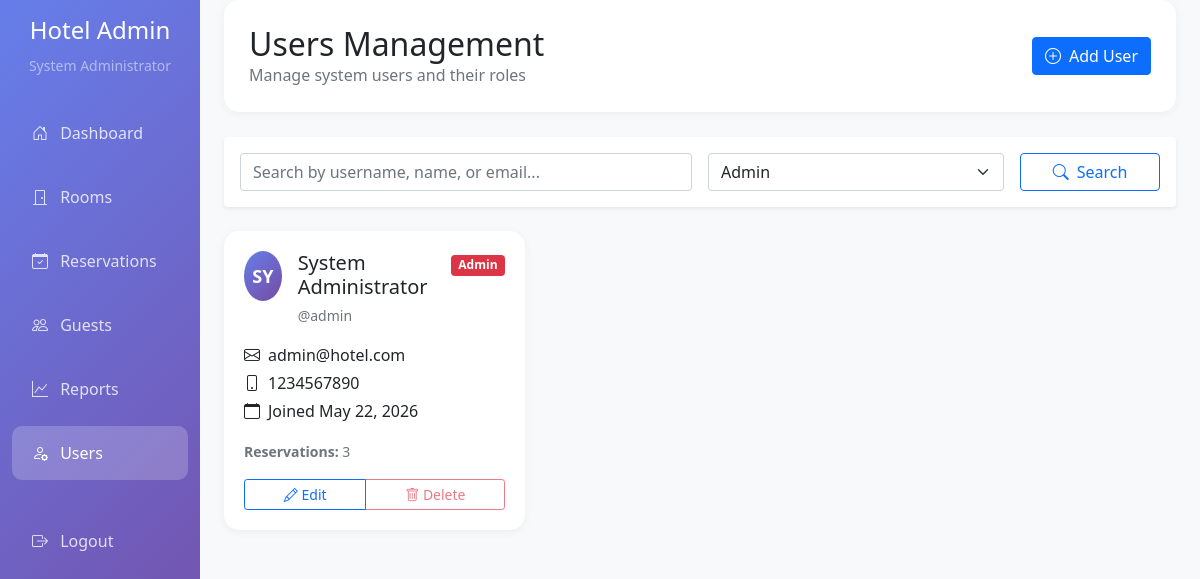
Screenshot of /admin/users.php?filter_role=admin (signed in) with the database file from the repository.
### tables this page shows
CREATE TABLE `users` (
  `user_id` int(11) NOT NULL,
  `username` varchar(50) NOT NULL,
  `password` varchar(255) NOT NULL,
  `full_name` varchar(100) NOT NULL,
  `email` varchar(100) NOT NULL,
  `phone` varchar(20) DEFAULT NULL,
  `role` enum('admin','user') NOT NULL DEFAULT 'user',
  `created_at` timestamp NOT NULL DEFAULT current_timestamp()
);

### config/database.php (called while the page is built, shortened)
<?php
class Database {
    private $host = "localhost";
    private $username = "root";
    private $password = "";
    private $database = "hotel_reservation";
    private $connection;
    public function __construct() {
        $this->connection = $this->getConnection();
    }
    private function getConnection() {
        try {
            $conn = new mysqli($this->host, $this->username, $this->password, $this->database);
            $conn->set_charset("utf8");
            return $conn;
        } catch (Exception $e) {
            die("Database connection error: " . $e->getMessage());
        }
    }
    public function query($sql) {
        $result = $this->connection->query($sql);
        return $result;
    }
}
?>

### admin/users.php (the view, shortened to what this page needs)
<?php
require_once __DIR__ . '/../config/database.php';
$db = new Database();
$search = $_GET['search'] ?? '';
$filter_role = $_GET['filter_role'] ?? '';
$sql = "SELECT u.*,
               COUNT(r.reservation_id) as reservation_count
        FROM users u
        LEFT JOIN reservations r ON u.user_id = r.created_by";
if ($filter_role) {
    $sql .= ($search ? " AND" : " WHERE") . " u.role = '$filter_role'";
}
$sql .= " GROUP BY u.user_id ORDER BY u.created_at DESC";
$usersResult = $db->query($sql);
?>
<!DOCTYPE html>
<html lang="en">
<head>
    <link href="https://cdn.jsdelivr.net/npm/bootstrap@5.1.3/dist/css/bootstrap.min.css" rel="stylesheet">
    <link rel="stylesheet" href="../node_modules/bootstrap-icons/font/bootstrap-icons.css">
</head>
<body>
    <div class="container-fluid">
        <div class="row">
            <nav class="col-md-3 col-lg-2 d-md-block sidebar collapse">
                <div class="position-sticky pt-3">
                    <div class="text-center mb-4">
                        <h4 class="text-white">Hotel Admin</h4>
                        <small class="text-white-50"><?php echo $_SESSION['full_name']; ?></small>
                    </div>
                    <ul class="nav flex-column">
                        <li class="nav-item">
                            <a class="nav-link" href="dashboard.php">
                                <i class="bi bi-house-door me-2"></i> Dashboard
                            </a>
                        </li>
                        <li class="nav-item">
                            <a class="nav-link" href="rooms.php">
                                <i class="bi bi-door-closed me-2"></i> Rooms
                            </a>
                        </li>
                        <li class="nav-item">
                            <a class="nav-link" href="reservations.php">
                                <i class="bi bi-calendar-check me-2"></i> Reservations
                            </a>
                        </li>
                        <li class="nav-item">
                            <a class="nav-link" href="guests.php">
                                <i class="bi bi-people me-2"></i> Guests
                            </a>
                        </li>
                        <li class="nav-item">
                            <a class="nav-link" href="reports.php">
                                <i class="bi bi-graph-up me-2"></i> Reports
                            </a>
                        </li>
                        <li class="nav-item">
                            <a class="nav-link active" href="users.php">
                                <i class="bi bi-person-gear me-2"></i> Users
                            </a>
                        </li>
                        <li class="nav-item mt-4">
                            <a class="nav-link" href="../logout.php">
                                <i class="bi bi-box-arrow-right me-2"></i> Logout
                            </a>
                        </li>
                    </ul>
                </div>
            </nav>
            <main class="col-md-9 ms-sm-auto col-lg-10 px-md-4 main-content">
                <div class="page-header">
                    <div class="d-flex justify-content-between align-items-center">
                        <div>
                            <h2 class="mb-0">Users Management</h2>
                            <p class="text-muted mb-0">Manage system users and their roles</p>
                        </div>
                        <button class="btn btn-primary" data-bs-toggle="modal" data-bs-target="#userModal">
                            <i class="bi bi-plus-circle me-2"></i>Add User
                        </button>
                    </div>
                </div>
                <div class="card border-0 shadow-sm mb-4">
                    <div class="card-body">
                        <form method="GET" class="row g-3">
                            <div class="col-md-6">
                                <input type="text" class="form-control" name="search"
                                       placeholder="Search by username, name, or email..."
                                       value="<?php echo $search; ?>">
                            </div>
                            <div class="col-md-4">
                                <select class="form-select" name="filter_role">
                                    <option value="admin" <?php echo $filter_role == 'admin' ? 'selected' : ''; ?>>Admin</option>
                                </select>
                            </div>
                            <div class="col-md-2">
                                <button type="submit" class="btn btn-outline-primary w-100">
                                    <i class="bi bi-search me-2"></i>Search
                                </button>
                            </div>
                        </form>
                    </div>
                </div>
                <div class="row">
                    <?php while ($user = $usersResult->fetch_assoc()): ?>
                    <div class="col-md-6 col-lg-4 mb-3">
                        <div class="user-card">
                            <div class="d-flex align-items-start mb-3">
                                <div class="user-avatar me-3">
                                    <?php echo strtoupper(substr($user['full_name'], 0, 2)); ?>
                                </div>
                                <div class="flex-grow-1">
                                    <h5 class="mb-1"><?php echo $user['full_name']; ?></h5>
                                    <small class="text-muted">@<?php echo $user['username']; ?></small>
                                </div>
                                <div>
                                    <?php
                                    if ($user['role'] == 'admin') {
                                        echo '<span class="badge bg-danger">Admin</span>';
                                    } else {
                                        echo '<span class="badge bg-primary">User</span>';
                                    }
                                    ?>
                                </div>
                            </div>
                            <div class="mb-3">
                                <p class="mb-1"><i class="bi bi-envelope me-2"></i><?php echo $user['email']; ?></p>
                                <p class="mb-1"><i class="bi bi-phone me-2"></i><?php echo $user['phone']; ?></p>
                                <p class="mb-1"><i class="bi bi-calendar me-2"></i>Joined <?php echo date('M d, Y', strtotime($user['created_at'])); ?></p>
                            </div>
                            <div class="mb-3">
                                <small class="text-muted">
                                    <strong>Reservations:</strong> <?php echo $user['reservation_count']; ?>
                                </small>
                            </div>
                            <div class="btn-group w-100" role="group">
                                <button class="btn btn-sm btn-outline-primary"
                                        onclick="editUser(<?php echo $user['user_id']; ?>)">
                                    <i class="bi bi-pencil"></i> Edit
                                </button>
                                <button class="btn btn-sm btn-outline-danger"
                                        onclick="deleteUser(<?php echo $user['user_id']; ?>, '<?php echo $user['username']; ?>')"
                                        <?php echo $user['user_id'] == $_SESSION['user_id'] ? 'disabled' : ''; ?>>
                                    <i class="bi bi-trash"></i> Delete
                                </button>
                            </div>
                        </div>
                    </div>
                    <?php endwhile; ?>
                </div>
            </main>
        </div>
    </div>
</body>
</html>

### admin/users.php (style rules this page uses)
.sidebar { min-height: 100vh; background: linear-gradient(135deg, #667eea 0%, #764ba2 100%); }
.sidebar .nav-link { color: rgba(255, 255, 255, 0.8); padding: 15px 20px; border-radius: 10px; margin: 5px 0; transition: all 0.3s; }
.sidebar .nav-link:hover, .sidebar .nav-link.active { background: rgba(255, 255, 255, 0.2); color: white; }
.main-content { background: #f8f9fa; min-height: 100vh; }
.page-header { background: white; border-radius: 15px; padding: 25px; margin-bottom: 25px; box-shadow: 0 2px 10px rgba(0, 0, 0, 0.05); }
.user-card { background: white; border-radius: 15px; padding: 20px; margin-bottom: 15px; box-shadow: 0 2px 10px rgba(0, 0, 0, 0.05); transition: transform 0.3s; }
.user-avatar { width: 50px; height: 50px; border-radius: 50%; background: linear-gradient(135deg, #667eea, #764ba2); display: flex; align-items: center; justify-content: center; color: white; font-weight: bold; font-size: 18px; }

### rows the page displays
users: full_name "SY", full_name "System Administrator", username "admin", role "Admin", email "admin@hotel.com", phone "1234567890", created_at "May 22, 2026", reservation_count "3"

### other values shown
$_SESSION['full_name'] "System Administrator"
